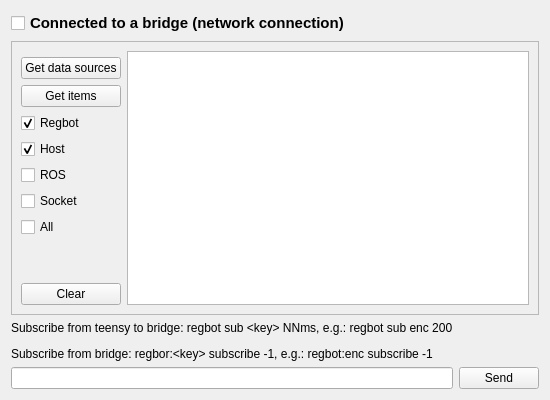
       <widget class="QWidget" name="tab_bridge">
        <attribute name="title">
         <string>Bridge</string>
        </attribute>
        <layout class="QGridLayout" name="gridLayout_41">
         <item row="3" column="0">
          <widget class="QLineEdit" name="lineEdit_bridge_cmd">
           <property name="toolTip">
            <string>Text will be send on enter or 'send' button</string>
           </property>
          </widget>
         </item>
         <item row="0" column="0">
          <widget class="QCheckBox" name="checkBox_bridge">
           <property name="font">
            <font>
             <pointsize>11</pointsize>
             <weight>75</weight>
             <bold>true</bold>
            </font>
           </property>
           <property name="text">
            <string>Connected to a bridge (network connection)</string>
           </property>
          </widget>
         </item>
         <item row="3" column="1">
          <widget class="QPushButton" name="pushButton_bridge_send">
           <property name="text">
            <string>Send</string>
           </property>
          </widget>
         </item>
         <item row="1" column="0" colspan="2">
          <widget class="QFrame" name="frame_40">
           <property name="frameShape">
            <enum>QFrame::StyledPanel</enum>
           </property>
           <property name="frameShadow">
            <enum>QFrame::Raised</enum>
           </property>
           <layout class="QGridLayout" name="gridLayout_39">
            <item row="4" column="0">
             <widget class="QCheckBox" name="checkBox_bridge_host">
              <property name="toolTip">
               <string>Show items from host (running the bridge)</string>
              </property>
              <property name="text">
               <string>Host</string>
              </property>
              <property name="checked">
               <bool>true</bool>
              </property>
             </widget>
            </item>
            <item row="3" column="0">
             <widget class="QCheckBox" name="checkBox_bridge_regbot">
              <property name="toolTip">
               <string>Tems from the Teensy (of Regbot type)</string>
              </property>
              <property name="text">
               <string>Regbot</string>
              </property>
              <property name="checked">
               <bool>true</bool>
              </property>
             </widget>
            </item>
            <item row="5" column="0">
             <widget class="QCheckBox" name="checkBox_bridge_ros">
              <property name="toolTip">
               <string>Show items from ROS</string>
              </property>
              <property name="text">
               <string>ROS</string>
              </property>
             </widget>
            </item>
            <item row="0" column="1" rowspan="10">
             <widget class="QPlainTextEdit" name="plainTextEdit_bridge_list"/>
            </item>
            <item row="2" column="0">
             <widget class="QPushButton" name="pushButton_bridge_items">
              <property name="text">
               <string>Get items</string>
              </property>
             </widget>
            </item>
            <item row="9" column="0">
             <widget class="QPushButton" name="pushButton_bridge_clear">
              <property name="text">
               <string>Clear</string>
              </property>
             </widget>
            </item>
            <item row="1" column="0">
             <widget class="QPushButton" name="pushButton_bridge_sources">
              <property name="text">
               <string>Get data sources</string>
              </property>
             </widget>
            </item>
            <item row="8" column="0">
             <spacer name="verticalSpacer_16">
              <property name="orientation">
               <enum>Qt::Vertical</enum>
              </property>
              <property name="sizeHint" stdset="0">
               <size>
                <width>20</width>
                <height>40</height>
               </size>
              </property>
             </spacer>
            </item>
            <item row="7" column="0">
             <widget class="QCheckBox" name="checkBox_bridge_all">
              <property name="toolTip">
               <string>Show all items</string>
              </property>
              <property name="text">
               <string>All</string>
              </property>
             </widget>
            </item>
            <item row="6" column="0">
             <widget class="QCheckBox" name="checkBox_bridge_socket">
              <property name="toolTip">
               <string>&lt;html&gt;&lt;head/&gt;&lt;body&gt;&lt;p&gt;Show items related to socket communication&lt;/p&gt;&lt;p&gt;(typically data subscriptions)&lt;/p&gt;&lt;/body&gt;&lt;/html&gt;</string>
              </property>
              <property name="text">
               <string>Socket</string>
              </property>
             </widget>
            </item>
           </layout>
          </widget>
         </item>
         <item row="2" column="0">
          <widget class="QLabel" name="label_8">
           <property name="text">
            <string>&lt;html&gt;&lt;head/&gt;&lt;body&gt;&lt;p&gt;Subscribe from teensy to bridge: regbot sub &amp;lt;key&amp;gt; NNms, e.g.: regbot sub enc 200&lt;/p&gt;&lt;p&gt;Subscribe from bridge: regbor:&amp;lt;key&amp;gt; subscribe -1, e.g.: regbot:enc subscribe -1&lt;/p&gt;&lt;/body&gt;&lt;/html&gt;</string>
           </property>
          </widget>
         </item>
        </layout>
       </widget>
